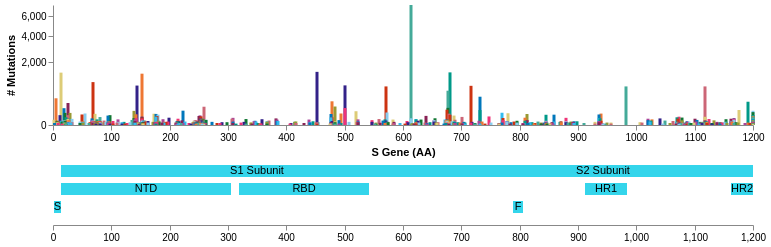

Specify this chart in Vega-Lite:
### Vega specification from a JSON file in a GitHub repository (floating-point values rounded to 4 significant figures; data arrays with more than 128 entries replaced by an {"elided": "..."} marker saying what was removed)
{"$schema": "https://vega.github.io/schema/vega/v5.json", "description": "A basic bar chart example, with value labels shown upon mouse hover.", "width": 700, "height": 220, "padding": 5, "signals": [{"name": "entropyPlotHeight", "value": 120}, {"name": "domainPlotHeight", "value": 60}, {"name": "domainPlotYRange", "update": "[domainPlotHeight, 0]"}, {"name": "domainPlotY", "update": "height - domainPlotHeight"}, {"name": "entropyPlotYRange", "update": "[entropyPlotHeight, 0]"}, {"name": "totalSequences", "value": 1000}, {"name": "posField", "value": 1}, {"name": "rectWidth", "update": "invert('xDetail', 3)"}, {"name": "xRange", "value": [0, 1200]}, {"name": "xLabel", "value": "S Gene (AA)"}, {"name": "yLabel", "value": "# Mutations"}, {"name": "detailDomain"}, {"name": "hoverGroup", "value": null, "on": [{"events": "@entropybars:mouseover!", "update": "{group: datum.mutation}"}, {"events": "@entropybars:mouseout!", "update": "null"}]}, {"name": "clearMutation", "value": true, "on": [{"events": "mouseup[!event.item]", "update": "true", "force": true}]}, {"name": "shiftMutation", "value": false, "on": [{"events": "@entropybars:click", "update": "event.shiftKey", "force": true}]}, {"name": "clickedMutation", "value": null, "on": [{"events": "@entropybars:click", "update": "{group: datum.mutation}", "force": true}]}, {"name": "clearDomain", "value": true, "on": [{"events": "window:mousedown", "update": "true", "force": true}]}, {"name": "shiftDomain", "value": false, "on": [{"events": "@domain_rects:click", "update": "event.shiftKey", "force": true}]}, {"name": "clickedDomain", "value": null, "on": [{"events": "@domain_rects:click", "update": "{name: datum.name}", "force": true}]}], "data": [{"name": "table", "format": {"type": "json"}, "values": {"elided": "603 records"}, "transform": [{"type": "formula", "expr": "datum.counts / totalSequences", "as": "percent"}]}, {"name": "tableFiltered", "source": "table", "transform": [{"type": "filter", "expr": "isValid(detailDomain) ? datum.pos >= detailDomain[0] && datum.pos <= detailDomain[1] : datum"}]}, {"name": "selected", "values": [], "on": [{"trigger": "clearMutation", "remove": true}, {"trigger": "!shiftMutation", "remove": true}, {"trigger": "!shiftMutation && clickedMutation", "insert": "clickedMutation"}, {"trigger": "shiftMutation && clickedMutation", "toggle": "clickedMutation"}], "transform": [{"type": "formula", "expr": "parseInt(split(datum.group, '|')[1])", "as": "pos"}, {"type": "lookup", "from": "table", "key": "mutation", "values": ["color"], "fields": ["group"], "as": ["color"]}]}, {"name": "domains", "format": {"type": "json"}, "values": [{"abbr": "RBD", "name": "Receptor binding domain", "ranges": [[319, 541]], "row": 1}, {"abbr": "S1 Subunit", "name": "S1 Subunit", "ranges": [[14, 685]], "row": 0}, {"abbr": "S2 Subunit", "name": "S2 Subunit", "ranges": [[686, 1273]], "row": 0}, {"abbr": "S", "name": "Signal Peptide", "ranges": [[1, 13]], "row": 2}, {"abbr": "NTD", "name": "N-Terminal Domain", "ranges": [[14, 305]], "row": 1}, {"abbr": "F", "name": "Fusion Peptide", "ranges": [[788, 806]], "row": 2}, {"abbr": "HR1", "name": "Heptapeptide Repeat Sequence 1", "ranges": [[912, 984]], "row": 1}, {"abbr": "HR2", "name": "Heptapeptide Repeat Sequence 2", "ranges": [[1163, 1213]], "row": 1}, {"abbr": "TM", "name": "Transmembrane Domain", "ranges": [[1213, 1237]], "row": 2}, {"abbr": "CT", "name": "Cytoplasm Domain", "ranges": [[1237, 1273]], "row": 1}], "transform": [{"type": "formula", "expr": "(datum.row > 0 ? -datum.row - (0.5 * datum.row) : datum.row) + 5", "as": "rowTop"}, {"type": "formula", "expr": "(datum.rowTop - 1)", "as": "rowBottom"}, {"type": "formula", "expr": "if(posField, datum.ranges[0][0], (datum.ranges[0][0] * 3 - 2) + xRange[0] - 1)", "as": "start"}, {"type": "formula", "expr": "if(posField, datum.ranges[0][1], datum.start + (datum.ranges[0][1] - datum.ranges[0][0]) * 3 + 2)", "as": "end"}, {"type": "filter", "expr": "datum.start < xRange[1]"}, {"type": "filter", "expr": "indexof(lower(datum.name), 'all') == -1"}]}, {"name": "selectedDomains", "values": [], "on": [{"trigger": "clearDomain", "remove": true}, {"trigger": "!shiftDomain", "remove": true}, {"trigger": "!shiftDomain && clickedDomain", "insert": "clickedDomain"}, {"trigger": "shiftDomain && clickedDomain", "toggle": "clickedDomain"}]}], "scales": [{"name": "xOverview", "type": "linear", "domain": {"signal": "xRange"}, "range": "width", "padding": 0.05, "round": true, "zero": false, "clamp": true}, {"name": "xDetail", "type": "linear", "domain": {"signal": "xRange"}, "domainRaw": {"signal": "detailDomain"}, "range": "width", "padding": 0.05, "round": true, "zero": false, "clamp": true}], "axes": [], "marks": [{"name": "entropybarplot", "type": "group", "encode": {"update": {"x": {"value": 0}, "y": {"value": 0}, "width": {"signal": "width"}, "height": {"signal": "entropyPlotHeight"}}}, "scales": [{"name": "entropyYScale", "type": "pow", "exponent": 0.5, "domain": {"data": "tableFiltered", "field": "counts"}, "range": {"signal": "entropyPlotYRange"}}], "axes": [{"orient": "bottom", "scale": "xDetail", "format": "d", "title": {"signal": "xLabel"}}, {"orient": "left", "scale": "entropyYScale", "labelOverlap": "greedy", "tickCount": 5, "title": {"signal": "yLabel"}}], "marks": [{"name": "entropymark", "type": "rule", "from": {"data": "selected"}, "encode": {"enter": {"zindex": {"value": 1}}, "update": {"x": {"scale": "xDetail", "field": "pos"}, "x2": {"scale": "xDetail", "field": "pos"}, "y": {"value": 0}, "y2": {"signal": "entropyPlotHeight"}, "stroke": {"field": "color"}}}}, {"name": "entropybars", "type": "rect", "from": {"data": "tableFiltered"}, "encode": {"enter": {"stroke": {"value": "#000"}}, "update": {"xc": {"scale": "xDetail", "field": "pos"}, "width": {"scale": "xDetail", "signal": "rectWidth"}, "y": {"scale": "entropyYScale", "field": "counts"}, "y2": {"scale": "entropyYScale", "value": 0}, "tooltip": {"signal": "{title: datum.mutationName, 'Count': datum.counts, '%': format(datum.percent, '.1%')}"}, "fill": {"field": "color"}, "strokeWidth": [{"test": "hoverGroup && hoverGroup.group == datum.mutation", "value": 1}, {"value": 0}], "zindex": [{"test": "hoverGroup && hoverGroup.group == datum.mutation", "value": 3}, {"value": 2}]}}}]}, {"name": "domainPlot", "type": "group", "encode": {"enter": {"fill": {"value": "transparent"}}, "update": {"x": {"value": 0}, "y": {"signal": "domainPlotY"}, "width": {"signal": "width"}, "height": {"signal": "domainPlotHeight"}}}, "signals": [{"name": "brush", "value": 0, "on": [{"events": "@domainPlot:mousedown", "update": "[x(), x()]"}, {"events": "[@domainPlot:mousedown, window:mouseup] > window:mousemove!", "update": "[brush[0], clamp(x(), 0, width)]"}, {"events": {"signal": "delta"}, "update": "clampRange([anchor[0] + delta, anchor[1] + delta], 0, width)"}, {"events": "@domain_rects:mousedown", "update": "[scale('xOverview', datum.start), scale('xOverview', datum.end)]"}]}, {"name": "anchor", "value": null, "on": [{"events": "@brush:mousedown", "update": "slice(brush)"}]}, {"name": "xdown", "value": 0, "on": [{"events": "@brush:mousedown", "update": "x()"}]}, {"name": "delta", "value": 0, "on": [{"events": "[@brush:mousedown, window:mouseup] > window:mousemove!", "update": "x() - xdown"}]}, {"name": "detailDomain", "push": "outer", "on": [{"events": {"signal": "brush"}, "update": "span(brush) ? invert('xOverview', brush) : null"}]}], "scales": [{"name": "domainYScale", "type": "linear", "domain": [0, 5], "range": {"signal": "domainPlotYRange"}}], "axes": [{"orient": "bottom", "scale": "xOverview"}], "marks": [{"name": "domain_rects", "type": "rect", "from": {"data": "domains"}, "encode": {"enter": {"y": {"scale": "domainYScale", "field": "rowTop"}, "y2": {"scale": "domainYScale", "field": "rowBottom"}}, "update": {"x": {"scale": "xOverview", "field": "start"}, "x2": {"scale": "xOverview", "field": "end"}, "tooltip": {"signal": "{ title: datum.name, 'start': datum.start, 'end': datum.end }"}, "strokeWidth": {"value": 0}, "fill": [{"test": "indata('selectedDomains', 'name', datum.name)", "value": "#34d5aa"}, {"value": "#34d5eb"}]}, "hover": {"fill": {"value": "#34eeaa"}, "strokeWidth": {"value": 1}, "stroke": {"value": "black"}, "cursor": {"value": "pointer"}}}}, {"name": "domain_labels", "type": "text", "from": {"data": "domain_rects"}, "interactive": false, "encode": {"enter": {"y": {"field": "y"}, "dy": {"field": "height", "mult": 0.5}, "align": {"value": "center"}, "baseline": {"value": "middle"}, "fill": {"value": "black"}}, "update": {"x": {"field": "x"}, "dx": {"field": "width", "mult": 0.5}, "tooltip": {"signal": "datum.tooltip"}, "text": {"field": "datum.abbr"}}}}, {"type": "rect", "name": "brush", "interactive": false, "encode": {"enter": {"y": {"value": 0}, "height": {"signal": "domainPlotHeight"}, "fill": {"value": "#333"}, "fillOpacity": {"value": 0.2}}, "update": {"x": {"signal": "brush[0]"}, "x2": {"signal": "brush[1]"}}}}, {"type": "rect", "interactive": false, "encode": {"enter": {"y": {"value": 0}, "height": {"signal": "domainPlotHeight"}, "width": {"value": 0}, "fill": {"value": "firebrick"}}, "update": {"x": {"signal": "brush[0]"}}}}, {"type": "rect", "interactive": false, "encode": {"enter": {"y": {"value": 0}, "height": {"signal": "domainPlotHeight"}, "width": {"value": 0}, "fill": {"value": "firebrick"}}, "update": {"x": {"signal": "brush[1]"}}}}]}]}
